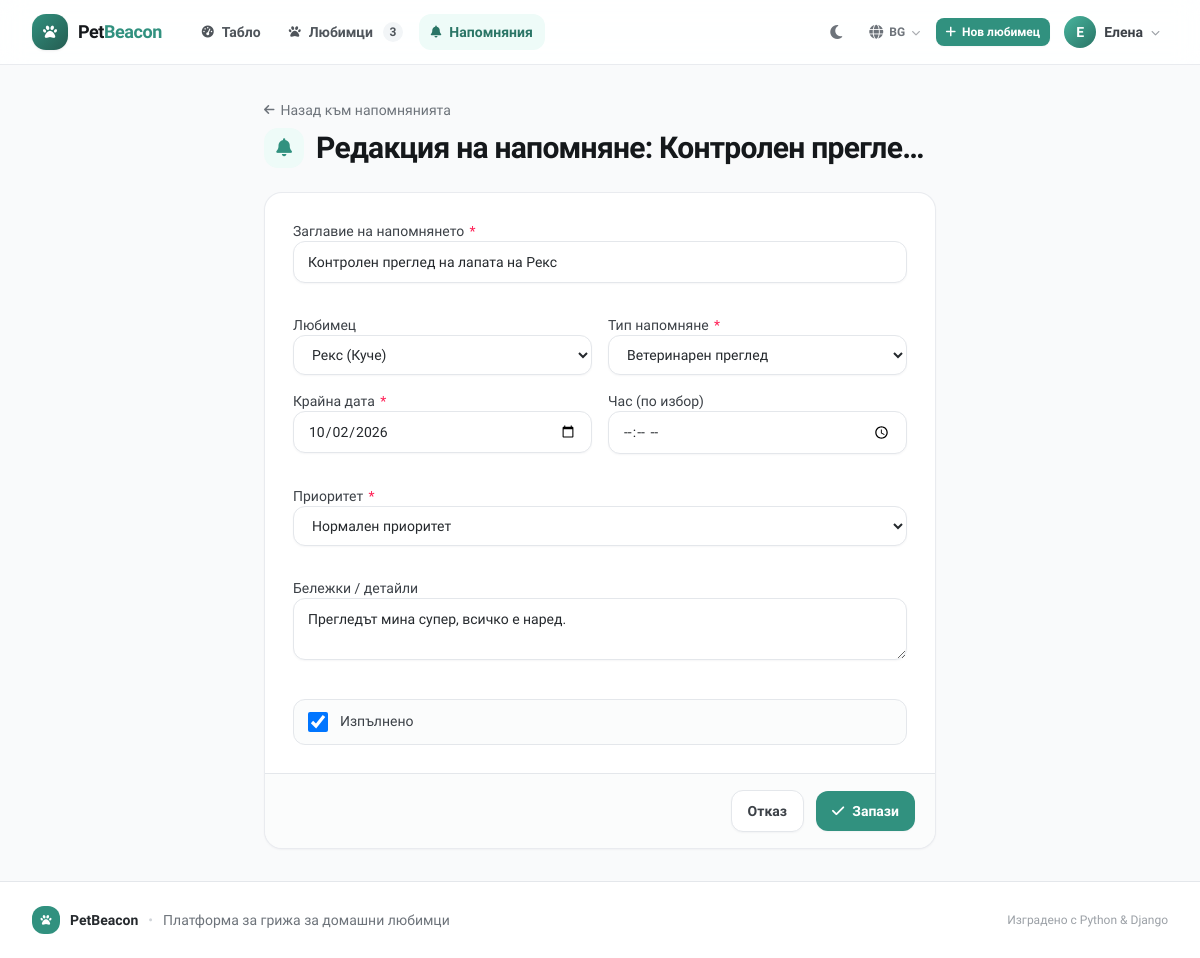
Page /bg/reminders/53/edit/ (signed in) on the committed database.
### pets/models.py (models this page shows, shortened)
class Reminder(models.Model):
    TYPE_CHOICES = [
        ('vaccination', gettext_lazy("Ваксинация")),
        ('vet_visit', gettext_lazy("Ветеринарен преглед")),
        ('medication', gettext_lazy("Прием на лекарство")),
        ('deworming', gettext_lazy("Обезпаразитяване")),
        ('grooming', gettext_lazy("Груминг / Къпане")),
        ('food_refill', gettext_lazy("Покупка на храна")),
        ('other', gettext_lazy("Друго напомняне")),
    ]
    PRIORITY_CHOICES = [
        ('high', gettext_lazy("Висок приоритет")),
        ('normal', gettext_lazy("Нормален приоритет")),
        ('low', gettext_lazy("Нисък приоритет")),
    ]
    owner = models.ForeignKey(User, on_delete=models.CASCADE, related_name='reminders', verbose_name=gettext_lazy("Потребител"))
    pet = models.ForeignKey(Pet, on_delete=models.CASCADE, related_name='reminders', null=True, blank=True, verbose_name=gettext_lazy("Любимец"))
    reminder_type = models.CharField(max_length=30, choices=TYPE_CHOICES, default='vaccination', verbose_name=gettext_lazy("Тип напомняне"))
    title = models.CharField(max_length=200, verbose_name=gettext_lazy("Заглавие на напомнянето"))
    due_date = models.DateField(verbose_name=gettext_lazy("Крайна дата"))
    due_time = models.TimeField(null=True, blank=True, verbose_name=gettext_lazy("Час (по избор)"))
    priority = models.CharField(max_length=15, choices=PRIORITY_CHOICES, default='normal', verbose_name=gettext_lazy("Приоритет"))
    is_completed = models.BooleanField(default=False, verbose_name=gettext_lazy("Изпълнено"))
    completed_at = models.DateTimeField(null=True, blank=True, verbose_name=gettext_lazy("Дата на изпълнение"))
    notes = models.TextField(blank=True, verbose_name=gettext_lazy("Бележки / детайли"))
    created_at = models.DateTimeField(auto_now_add=True)
    class Meta:
        verbose_name = gettext_lazy("Напомняне")
        verbose_name_plural = gettext_lazy("Напомняния")
        ordering = ['is_completed', 'due_date', 'due_time']
        indexes = [
            models.Index(
                fields=['owner', 'is_completed', 'due_date'],
                name='reminder_owner_status_due_idx',
            ),
        ]

### pets/views.py (the view)
# urls.py: path('reminders/<int:pk>/edit/', views.reminder_update_view, name='reminder_update'),
@login_required
def reminder_update_view(request, pk):
    rem = get_object_or_404(Reminder, pk=pk, owner=request.user)
    if request.method == 'POST':
        form = ReminderForm(request.POST, instance=rem, user=request.user)
        if form.is_valid():
            form.save()
            messages.success(request, _("Напомнянето '%(title)s' бе обновено!") % {"title": rem.title})
            return redirect('pets:reminder_list')
    else:
        form = ReminderForm(instance=rem, user=request.user)
    return render(request, 'pets/reminder_form.html', {
        'form': form,
        'rem': rem,
        'title': _('Редакция на напомняне: %(title)s') % {"title": rem.title},
        'button_text': _('Запази промените'),
        'cancel_url': reverse('pets:reminder_list'),
    })

### pets/models.py (called while the page is built)
    def __str__(self):
        return f"{self.name} ({self.get_species_display()})"

### pets/templatetags/petcare_tags.py (called while the page is built)
@register.filter(name="add_class", is_safe=True)
def add_class(field, css_classes):
    if not isinstance(field, BoundField):
        return field
    widget = copy.copy(field.field.widget)
    attrs = {
        "class": " ".join(
            part for part in (widget.attrs.get("class", ""), css_classes) if part
        ).strip()
    }
    described_by = []
    if field.help_text:
        described_by.append(f"{field.auto_id}_helptext")
    if field.errors:
        described_by.append(f"{field.auto_id}_error")
    if described_by:
        attrs["aria-describedby"] = " ".join(described_by)
    return mark_safe(field.as_widget(widget=widget, attrs=attrs))

### templates/pets/reminder_form.html (shortened to what this page needs)
{% extends 'base.html' %}
{% load petcare_tags i18n %}
{% block content %}
{% translate "Назад към напомнянията" as back_label %}
<div class="mx-auto max-w-2xl space-y-6">
    {% include "partials/page_header.html" with title=title icon="fa-solid fa-bell" back_url=cancel_url back_label=back_label %}
    {% include "partials/form_open.html" with form=form submit_label=button_text cancel_url=cancel_url %}
        {% include "partials/field.html" with field=form.title %}
        <div class="grid grid-cols-1 gap-4 sm:grid-cols-2">
            {% include "partials/field.html" with field=form.pet %}
            {% include "partials/field.html" with field=form.reminder_type %}
            {% include "partials/field.html" with field=form.due_date %}
            {% include "partials/field.html" with field=form.due_time %}
        </div>
        {% include "partials/field.html" with field=form.priority %}
        {% include "partials/field.html" with field=form.notes %}
        <div class="sm:col-span-1">
            {% include "partials/checkbox.html" with field=form.is_completed %}
        </div>
    {% include "partials/form_close.html" %}
</div>
{% endblock %}

### templates/base.html (shortened to what this page needs)
{% load static i18n %}<!DOCTYPE html>
<html lang="{{ LANGUAGE_CODE }}" class="h-full scroll-smooth">
<head>
    <link rel="stylesheet" href="{% static 'css/app.css' %}">
    <link rel="stylesheet"
          href="https://cdnjs.cloudflare.com/ajax/libs/font-awesome/6.5.1/css/all.min.css"
>
</head>
<body class="flex min-h-full flex-col bg-ink-50 text-ink-800 antialiased dark:bg-ink-950 dark:text-ink-200">
<header class="sticky top-0 z-40 border-b border-ink-200/80 bg-white/85 backdrop-blur-md print-hidden dark:border-ink-800 dark:bg-ink-900/85">
    <div class="page">
        <div class="flex h-16 items-center gap-3">
            <a href="{% if user.is_authenticated %}{% url 'pets:dashboard' %}{% else %}{% url 'pets:home' %}{% endif %}"
               class="flex shrink-0 items-center gap-2.5 rounded-lg transition hover:opacity-90">
                <span class="flex h-9 w-9 items-center justify-center rounded-xl bg-gradient-to-br from-brand-600 to-brand-800 text-white shadow-sm">
                    <i class="fa-solid fa-paw text-sm" aria-hidden="true"></i>
                </span>
                <span class="text-lg font-extrabold tracking-tight text-ink-900 dark:text-white">
                    Pet<span class="text-brand-600 dark:text-brand-400">Beacon</span>
                </span>
            </a>
            {% if user.is_authenticated %}
            <nav class="ml-4 hidden flex-1 items-center gap-1 md:flex" aria-label="{% translate 'Основна навигация' %}">
                <a href="{% url 'pets:dashboard' %}"
                   class="nav-link {% if request.resolver_match.url_name == 'dashboard' %}nav-link-active{% endif %}"
                   {% if request.resolver_match.url_name == 'dashboard' %}aria-current="page"{% endif %}>
                    <i class="fa-solid fa-gauge-high text-xs" aria-hidden="true"></i> {% translate "Табло" %}
                </a>
                <a href="{% url 'pets:pet_list' %}"
                   class="nav-link {% if 'pet' in request.resolver_match.url_name and 'reminder' not in request.resolver_match.url_name and 'dashboard' not in request.resolver_match.url_name %}nav-link-active{% endif %}"
                   {% if 'pet' in request.resolver_match.url_name and 'reminder' not in request.resolver_match.url_name and 'dashboard' not in request.resolver_match.url_name %}aria-current="page"{% endif %}>
                    <i class="fa-solid fa-paw text-xs" aria-hidden="true"></i> {% translate "Любимци" %}
                    {% if nav_total_pets %}
                        <span class="ml-0.5 inline-flex h-5 min-w-5 items-center justify-center rounded-full bg-ink-100 px-1.5 text-xs font-bold text-ink-600 dark:bg-ink-800 dark:text-ink-300">{{ nav_total_pets }}</span>
                    {% endif %}
                </a>
                <a href="{% url 'pets:reminder_list' %}"
                   class="nav-link {% if 'reminder' in request.resolver_match.url_name %}nav-link-active{% endif %}"
                   {% if 'reminder' in request.resolver_match.url_name %}aria-current="page"{% endif %}>
                    <i class="fa-solid fa-bell text-xs" aria-hidden="true"></i> {% translate "Напомняния" %}
                </a>
            </nav>
            {% endif %}
            <div class="ml-auto flex items-center gap-1.5">
                <button type="button" id="themeToggle" class="btn-icon"
                        aria-label="{% translate 'Смяна на цветовата тема' %}"
                        title="{% translate 'Смяна на темата' %}"
                        data-title-light="{% translate 'Светла тема' %}"
                        data-title-dark="{% translate 'Тъмна тема' %}">
                    <i class="fa-solid fa-moon" data-theme-icon="dark" aria-hidden="true"></i>
                </button>
                {% include "partials/language_switcher.html" %}
                {% if user.is_authenticated %}
                    <a href="{% url 'pets:pet_create' %}" class="btn-primary btn-sm hidden sm:inline-flex">
                        <i class="fa-solid fa-plus" aria-hidden="true"></i> {% translate "Нов любимец" %}
                    </a>
                    <div class="relative" id="userMenu">
                        <button type="button" id="userMenuButton"
                                aria-label="{% blocktranslate with name=user.get_full_name|default:user.username %}Отвори менюто на потребителя: {{ name }}{% endblocktranslate %}"
                                class="flex items-center gap-2 rounded-xl px-2 py-1.5 transition hover:bg-ink-100 focus-visible:outline-2 focus-visible:outline-offset-2 focus-visible:outline-brand-500 dark:hover:bg-ink-800"
                                aria-expanded="false" aria-haspopup="true" aria-controls="userMenuDropdown">
                            <span class="flex h-8 w-8 items-center justify-center rounded-full bg-gradient-to-br from-brand-500 to-brand-700 text-sm font-bold text-white">
                                {{ user.first_name|default:user.username|slice:":1"|upper }}
                            </span>
                            <span class="hidden max-w-[7rem] truncate text-sm font-semibold text-ink-700 lg:block dark:text-ink-200">
                                {{ user.first_name|default:user.username }}
                            </span>
                            <i class="fa-solid fa-chevron-down text-[9px] text-ink-400 transition-transform duration-200" id="userChevron" aria-hidden="true"></i>
                        </button>
                    </div>
                {% else %}
                    <a href="{% url 'accounts:login' %}" class="btn-ghost btn-sm">{% translate "Вход" %}</a>
                    <a href="{% url 'accounts:register' %}" class="btn-primary btn-sm">{% translate "Регистрация" %}</a>
                {% endif %}
            </div>
        </div>
    </div>
</header>
<main id="main" class="page flex-1 py-6 sm:py-8">
    {% block content %}{% endblock %}
</main>
<footer class="mt-auto border-t border-ink-200 bg-white print-hidden dark:border-ink-800 dark:bg-ink-900">
    <div class="page flex flex-col items-center justify-between gap-3 py-6 text-sm text-ink-500 sm:flex-row dark:text-ink-400">
        <div class="flex items-center gap-2.5">
            <span class="flex h-7 w-7 items-center justify-center rounded-lg bg-brand-600 text-white">
                <i class="fa-solid fa-paw text-[11px]" aria-hidden="true"></i>
            </span>
            <span class="font-bold text-ink-800 dark:text-ink-100">PetBeacon</span>
            <span class="text-ink-300 dark:text-ink-700" aria-hidden="true">&bull;</span>
            <span>{% translate "Платформа за грижа за домашни любимци" %}</span>
        </div>
        <p class="text-xs text-ink-400">{% translate "Изградено с Python & Django" %}</p>
    </div>
</footer>
</body>
</html>

### templates/partials/language_switcher.html (shortened to what this page needs)
{% load i18n %}
<div class="relative hidden md:block" id="langMenu">
    <button type="button" id="langMenuButton" class="lang-trigger"
            aria-label="{% translate 'Смяна на езика' %}"
            title="{% translate 'Смяна на езика' %}"
            aria-expanded="false" aria-haspopup="true" aria-controls="langMenuDropdown">
        <i class="fa-solid fa-globe text-sm" aria-hidden="true"></i>
        <span class="lang-code">
            {% for code, name in LANGUAGES %}{% if code == LANGUAGE_CODE %}{{ code|upper }}{% endif %}{% endfor %}
        </span>
        <i class="fa-solid fa-chevron-down text-[9px] opacity-60" aria-hidden="true"></i>
    </button>
</div>

### templates/partials/language_switcher_mobile.html (shortened to what this page needs)
{% load i18n %}

### templates/partials/page_header.html (shortened to what this page needs)
{% load i18n %}
{% translate "Назад" as default_back_label %}
<div class="flex flex-col gap-4 sm:flex-row sm:items-start sm:justify-between">
    <div class="min-w-0">
        {% if back_url %}
            <a href="{{ back_url }}"
               class="mb-2 inline-flex items-center gap-1.5 text-sm font-medium text-ink-500 transition hover:text-brand-700">
                <i class="fa-solid fa-arrow-left text-xs" aria-hidden="true"></i> {{ back_label|default:default_back_label }}
            </a>
        {% endif %}
        <div class="flex items-center gap-3">
            {% if icon %}
                <span class="flex h-10 w-10 shrink-0 items-center justify-center rounded-xl bg-brand-50 text-lg text-brand-600">
                    <i class="{{ icon }}" aria-hidden="true"></i>
                </span>
            {% endif %}
            <h1 class="page-title truncate">{{ title }}</h1>
        </div>
    </div>
</div>

### templates/partials/form_open.html (shortened to what this page needs)
{% load i18n %}
<form method="POST" enctype="multipart/form-data" novalidate
      class="card overflow-hidden print-sheet">
    <div class="space-y-8 px-5 py-6 sm:px-7 sm:py-7">

### templates/partials/field.html (shortened to what this page needs)
{% load petcare_tags i18n %}
<div class="{% if span %}sm:col-span-2{% else %}{{ cols|default:'' }}{% endif %}">
    {% if field.field.widget.input_type != "checkbox" %}
        <label for="{{ field.id_for_label }}" class="label {% if field.errors %}text-rose-700{% endif %}">
            {{ field.label }}{% if field.field.required %}
                <span class="ml-0.5 text-rose-500" aria-hidden="true">*</span>
            {% endif %}
        </label>
    {% endif %}
    {% if field.field.widget.input_type == 'file' %}
        {% if field.errors %}
            {% with widget_class="file-input field-error" %}{{ field|add_class:widget_class }}{% endwith %}
        {% else %}
            {{ field|add_class:"file-input" }}
        {% endif %}
    {% elif field.errors %}
        {{ field|add_class:"field field-error" }}
    {% else %}
        {{ field|add_class:"field" }}
    {% endif %}
</div>

### templates/partials/checkbox.html (shortened to what this page needs)
<div class="flex items-start gap-3 rounded-lg border border-ink-200 bg-ink-50/60 px-3.5 py-3 transition hover:border-ink-300 hover:bg-ink-50 dark:border-ink-700 dark:bg-ink-900/50 dark:hover:border-ink-600 dark:hover:bg-ink-900">
    {{ field }}
    <label for="{{ field.id_for_label }}" class="cursor-pointer text-sm font-medium leading-snug text-ink-700 dark:text-ink-200">
        {{ field.label }}
    </label>
</div>

### templates/partials/form_close.html
{% load i18n %}
{% translate "Запази" as default_submit_label %}
    </div>
    <div class="flex flex-col-reverse gap-3 border-t border-ink-200 bg-ink-50/60 px-5 py-4 sm:flex-row sm:items-center sm:justify-end print-hidden dark:border-ink-800 dark:bg-ink-900/60">
        {% if cancel_url %}
            <a href="{{ cancel_url }}" class="btn-secondary">{% translate "Отказ" %}</a>
        {% endif %}
        <button type="submit" class="btn-primary">
            <i class="fa-solid fa-check" aria-hidden="true"></i>
            <span>{{ submit_label|default:default_submit_label }}</span>
        </button>
    </div>
</form>

### rows in the picture
Reminder: title "Контролен преглед на лапата на Рекс", pet "Рекс (Куче)", reminder_type "Ветеринарен преглед", due_date "10/02/2026", priority "Нормален приоритет", notes "Прегледът мина супер, всичко е наред.", is_completed "☑"

### other values in the picture
{{ nav_total_pets }} "3"
{{ code|upper }} "BG"
{{ user.first_name|default:user.username|slice:":1"|upper }} "Е"
{{ user.first_name|default:user.username }} "Елена"
{{ back_label|default:default_back_label }} "Назад към напомнянията"
{{ title }} "Редакция на напомняне: Контролен прегле…"
{{ field.label }} "Заглавие на напомнянето Любимец Тип напомняне Крайна дата Час (по избор) Приоритет Бележки / детайли"
{{ field.label }} "Изпълнено"
{{ submit_label|default:default_submit_label }} "Запази"
